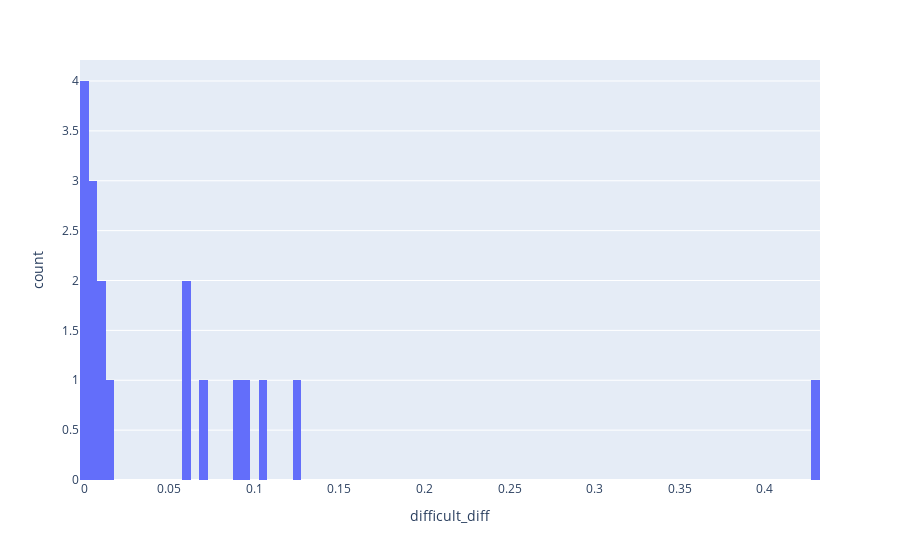

Notebook code for this chart:
### Code cell
fig = px.histogram(duplicates, x="difficult_diff", nbins=100)
fig.show()

### Figure 1 — Plotly figure (JSON) as saved in the notebook; plotly's stock layout.template omitted (floating-point values rounded to 4 significant figures)
{"data": [{"alignmentgroup": "True", "bingroup": "x", "hovertemplate": "difficult_diff=%{x}<br>count=%{y}<extra></extra>", "legendgroup": "", "marker": {"color": "#636efa", "pattern": {"shape": ""}}, "name": "", "nbinsx": 100, "offsetgroup": "", "orientation": "v", "showlegend": false, "type": "histogram", "x": [0.06882, 0.01287, 0.008422, 0.005613, 0.009352, 0, 0.006329, 0.4321, 0.1033, 0, 0.06158, 0, 0.06101, 0, 0.08788, 0.007009, 0.1269, 0.09489], "xaxis": "x", "yaxis": "y"}], "layout": {"barmode": "relative", "legend": {"tracegroupgap": 0}, "margin": {"t": 60}, "xaxis": {"anchor": "y", "domain": [0, 1], "title": {"text": "difficult_diff"}}, "yaxis": {"anchor": "x", "domain": [0, 1], "title": {"text": "count"}}}}
